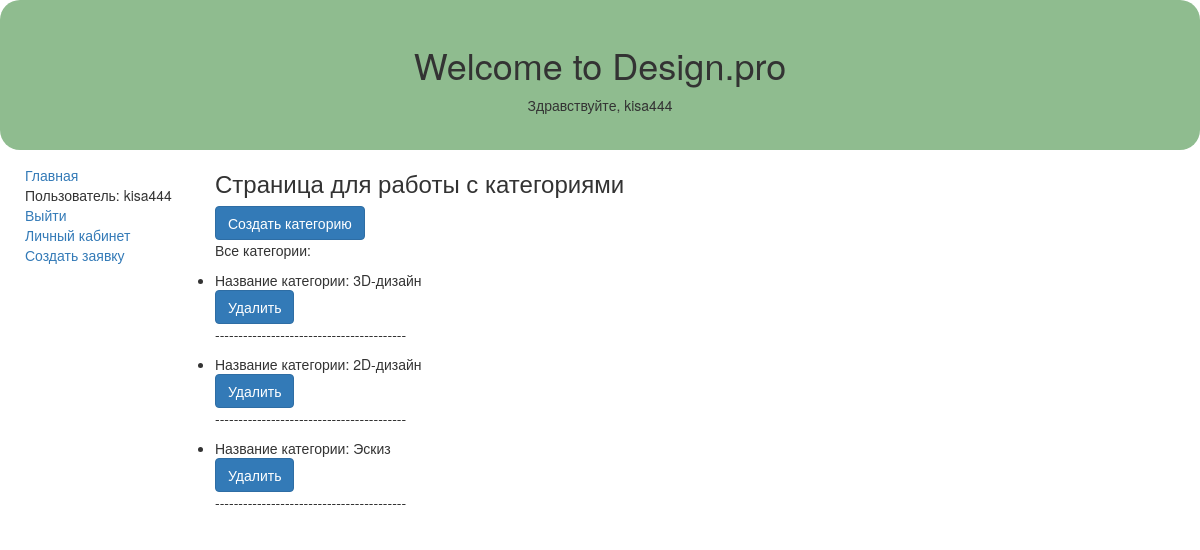
The page /catalog/categories/ (signed in) on the database its author committed.
### catalog/models.py (models this page shows, shortened)
class Category(models.Model):
    name = models.CharField(max_length=100, verbose_name='Категория', blank=False)

### catalog/views.py (the view)
# urls.py: path('categories/', views.categories, name="categories"),
@login_required
def categories(request):
    categories = Category.objects.all()
    context = {'categories': categories}
    return render(request, 'categories.html', context)

### catalog/templates/categories.html (shortened to what this page needs)
{% extends "base_generic.html" %}
{% block content %}
    <h3>Страница для работы с категориями</h3>
    <a href="{% url 'category_create' %}" class="btn btn-primary">Создать категорию</a>
    <p>Все категории:</p>
    <ul>
        {% for cat in categories %}
          <li>Название категории: {{ cat.name }}</li>
            <a href="{% url 'category_delete' pk=cat.id %}" class="btn btn-primary">Удалить</a>
          <p>-----------------------------------------</p>
        {% endfor %}
    </ul>
{% endblock %}

### catalog/templates/base_generic.html (shortened to what this page needs)
<!DOCTYPE html>
<html lang="en">
<head>
    <link
      rel="stylesheet"
      href="https://maxcdn.bootstrapcdn.com/bootstrap/3.3.7/css/bootstrap.min.css" />
    {% load static %}
    <link rel="stylesheet" href="{% static 'css/style.css' %}" />
</head>
<body>
<header class="header">
    <div class="header-text">
       <h1>Welcome to Design.pro</h1>
    </div>
    <div class="polz">
                {% if user.is_authenticated %}
                   <p>Здравствуйте, {{ user.get_username }}</p>
                {% else %}
                   <p>Для подачи и просмотра заявок войдите в свой профиль или зарегистрируйтесь если у вас нету аккаунта</p>
                {% endif %}
    </div>
</header>
<div class="container-fluid">
    <div class="row">
        <div class="col-sm-2">
            {% block sidebar %}
            <ul class="sidebar-nav">
                <li><a href="{% url 'index' %}">Главная</a></li>
                {% if user.is_authenticated %}
                <li>Пользователь: {{ user.get_username }}</li>
                <li><a href="{% url 'logout'%}?next={{request.path}}">Выйти</a></li>
                <li><a href="{% url 'profile' %}">Личный кабинет</a></li>
                <li><a href="{% url 'request_add' %}">Создать заявку</a></li>
                {% else %}
                <li><a href="{% url 'signup' %}">Регистрация</a></li>
                <li><a href="{% url 'login'%}?next={{request.path}}">Войти</a></li>
                {% endif %}
            </ul>
            {% endblock %}
        </div>
        <div class="col-sm-10 ">
            {% block content %}
            {% endblock %}
        </div>
    </div>
</div>
</body>
</html>

### catalog/static/css/style.css (style rules this page uses)
* { margin: 0; padding: 0; box-sizing: border-box; }
.header { background-color: darkseagreen; width: 100%; height: 15rem; border-radius: 20px; display: flex; flex-direction: column; justify-content: center; }
.header-text { display: flex; justify-content: center; }
.polz { display: flex; justify-content: center; }
.sidebar-nav { margin-top: 15px; margin-left: 10px; padding: 0; list-style-type: none; }

### rows shown on the page
Category: name "3D-дизайн"
Category: name "2D-дизайн"
Category: name "Эскиз"

### other values the page prints
{{ user.get_username }} "kisa444"
